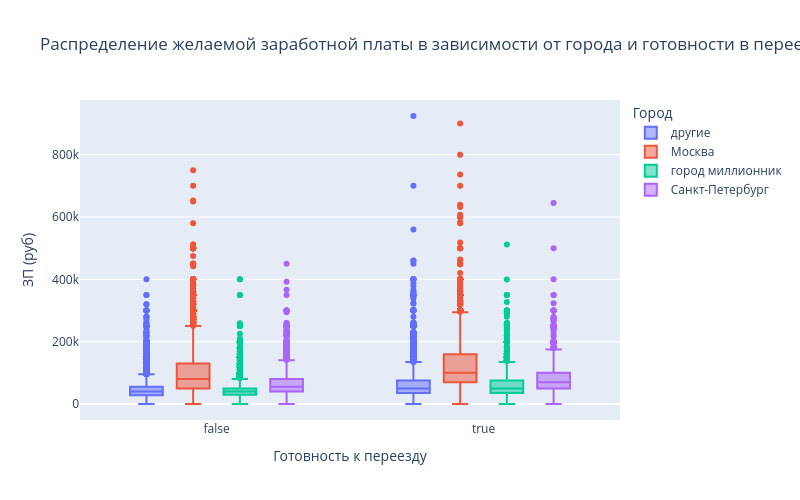

The code cell stored with this chart in its notebook:
### Markdown cell above
Наблюдается 5 выбросов

### Code cell
data_е = data[data['ЗП (руб)'] < 1e6]

fig = px.box(
    data_frame=data_е,
    x ='Готовность к переезду',
    y ='ЗП (руб)',
    color = 'Город',
    height=500,
    width=800,
    title = 'Распределение желаемой заработной платы в зависимости от города и готовности в переезду'
)

fig.show()

### Figure 1 — Plotly figure (JSON) as saved in the notebook; plotly's stock layout.template omitted (floating-point values rounded to 4 significant figures; data arrays with more than 128 entries replaced by an {"elided": "..."} marker saying what was removed)
{"data": [{"alignmentgroup": "True", "hovertemplate": "Город=другие<br>Готовность к переезду=%{x}<br>ЗП (руб)=%{y}<extra></extra>", "legendgroup": "другие", "marker": {"color": "#636efa"}, "name": "другие", "notched": false, "offsetgroup": "другие", "orientation": "v", "showlegend": true, "type": "box", "x": {"elided": "15852 bool values"}, "x0": " ", "xaxis": "x", "y": {"elided": "15852 float values"}, "y0": " ", "yaxis": "y"}, {"alignmentgroup": "True", "hovertemplate": "Город=Москва<br>Готовность к переезду=%{x}<br>ЗП (руб)=%{y}<extra></extra>", "legendgroup": "Москва", "marker": {"color": "#EF553B"}, "name": "Москва", "notched": false, "offsetgroup": "Москва", "orientation": "v", "showlegend": true, "type": "box", "x": {"elided": "16617 bool values"}, "x0": " ", "xaxis": "x", "y": {"elided": "16617 float values"}, "y0": " ", "yaxis": "y"}, {"alignmentgroup": "True", "hovertemplate": "Город=город миллионник<br>Готовность к переезду=%{x}<br>ЗП (руб)=%{y}<extra></extra>", "legendgroup": "город миллионник", "marker": {"color": "#00cc96"}, "name": "город миллионник", "notched": false, "offsetgroup": "город миллионник", "orientation": "v", "showlegend": true, "type": "box", "x": {"elided": "7332 bool values"}, "x0": " ", "xaxis": "x", "y": {"elided": "7332 float values"}, "y0": " ", "yaxis": "y"}, {"alignmentgroup": "True", "hovertemplate": "Город=Санкт-Петербург<br>Готовность к переезду=%{x}<br>ЗП (руб)=%{y}<extra></extra>", "legendgroup": "Санкт-Петербург", "marker": {"color": "#ab63fa"}, "name": "Санкт-Петербург", "notched": false, "offsetgroup": "Санкт-Петербург", "orientation": "v", "showlegend": true, "type": "box", "x": {"elided": "4937 bool values"}, "x0": " ", "xaxis": "x", "y": {"elided": "4937 float values"}, "y0": " ", "yaxis": "y"}], "layout": {"boxmode": "group", "height": 500, "legend": {"title": {"text": "Город"}, "tracegroupgap": 0}, "title": {"text": "Распределение желаемой заработной платы в зависимости от города и готовности в переезду"}, "width": 800, "xaxis": {"anchor": "y", "domain": [0, 1], "title": {"text": "Готовность к переезду"}}, "yaxis": {"anchor": "x", "domain": [0, 1], "title": {"text": "ЗП (руб)"}}}}
